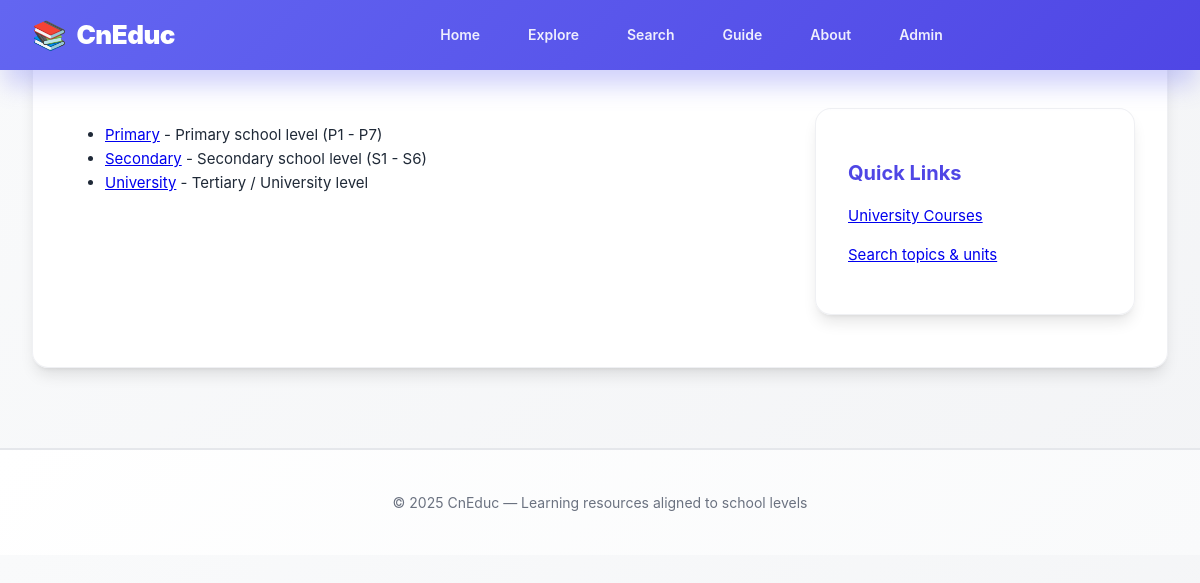
Screenshot of /levels.php with the database file from the repository.
### tables this page shows
CREATE TABLE IF NOT EXISTS `levels` (
  `id` INT AUTO_INCREMENT PRIMARY KEY,
  `name` VARCHAR(100) NOT NULL,
  `description` TEXT,
  `slug` VARCHAR(100) NOT NULL UNIQUE
);

### includes/functions.php (called while the page is built, shortened)
<?php
require_once __DIR__ . '/db.php';
function get_levels() {
    global $mysqli;
    $res = $mysqli->query('SELECT * FROM levels ORDER BY id');
    return $res ? $res->fetch_all(MYSQLI_ASSOC) : [];
}

### levels.php (the view)
<?php
require_once __DIR__ . '/includes/functions.php';
$levels = get_levels();
include __DIR__ . '/includes/header.php';
?>
<div class="card">
  <h1>Choose Your Level</h1>
  <div class="grid">
    <div class="main">
      <ul>
        <?php foreach ($levels as $level): ?>
          <li>
            <a href="classes.php?level_id=<?php echo $level['id']; ?>"><?php echo htmlspecialchars($level['name']); ?></a>
            - <?php echo htmlspecialchars($level['description']); ?>
          </li>
        <?php endforeach; ?>
      </ul>
    </div>
    <aside class="sidebar">
      <div class="card">
        <h3>Quick Links</h3>
        <p><a href="courses.php">University Courses</a></p>
        <p><a href="search.php">Search topics & units</a></p>
      </div>
    </aside>
  </div>
</div>
<?php include __DIR__ . '/includes/footer.php'; ?>

### assets/style.css (style rules this page uses)
* { box-sizing: border-box; -webkit-box-sizing: border-box; -moz-box-sizing: border-box; }
:root { --primary: #6366f1; --primary-dark: #4f46e5; --primary-light: #f0f4ff; --primary-lighter: #f5f3ff; --secondary: #ec4899; --accent: #f59e0b; --success: #10b981; --danger: #ef4444; --warning: #f59e0b; --info: #3b82f6; --gray-900: #111827; --gray-800: #1f2937; --gray-700: #374151; --gray-600: #4b5563; --gray-500: #6b7280; --gray-400: #9ca3af; --gray-300: #d1d5db; --gray-200: #e5e7eb; --gray-100: #f3f4f6; --gray-50: #f9fafb; --shadow-xs: 0 1px 2px 0 rgba(0, 0, 0, 0.05); --shadow-sm: 0 1px 3px 0 rgba(0, 0, 0, 0.1), 0 1px 2px -1px rgba(0, 0, 0, 0.1); --shadow-md: 0 4px 6px -1px rgba(0, 0, 0, 0.1), 0 2px 4px -2px rgba(0, 0, 0, 0.1); --shadow-lg: 0 10px 15px -3px rgba(0, 0, 0, 0.1), 0 4px 6px -4px rgba(0, 0, 0, 0.1); --shadow-xl: 0 20px 25px -5px rgba(0, 0, 0, 0.1), 0 8px 10px -6px rgba(0, 0, 0, 0.1); --shadow-2xl: 0 25px 50px -12px rgba(0, 0, 0, 0.25); --transition: all 0.3s cubic-bezier(0.4, 0, 0.2, 1); }
html { scroll-behavior: smooth; width: 100%; overflow-x: hidden; -ms-overflow-style: scrollbar; }
body { font-family: 'Inter', -apple-system, BlinkMacSystemFont, 'Segoe UI', 'Roboto', sans-serif; margin: 0; padding: 0; background: #f3f4f6; background: linear-gradient(135deg, #f9fafb 0%, #f3f4f6 100%); color: #1f2937; line-height: 1.6; font-size: 15px; -webkit-font-smoothing: antialiased; -moz-osx-font-smoothing: grayscale; overflow-x: hidden; }
.card { background: rgba(255, 255, 255, 0.95); border: 1px solid rgba(229, 231, 235, 0.6); padding: 32px; border-radius: 16px; box-shadow: var(--shadow-lg); -webkit-box-shadow: var(--shadow-lg); -moz-box-shadow: var(--shadow-lg); transition: var(--transition); -webkit-transition: var(--transition); -moz-transition: var(--transition); margin: 0 0 20px 0; width: 100%; -webkit-backdrop-filter: blur(10px); backdrop-filter: blur(10px); position: relative; overflow: hidden; }
.card::before { content: ''; position: absolute; top: 0; left: 0; right: 0; height: 1px; background: linear-gradient(90deg, transparent, rgba(255, 255, 255, 0.5), transparent); pointer-events: none; }
.card h1 { margin: 0 0 16px 0; color: #6366f1; font-size: 32px; font-weight: 900; letter-spacing: -1px; }
.card h3 { color: #4f46e5; font-size: 20px; font-weight: 700; margin: 16px 0 8px 0; }
.grid { display: flex; gap: 24px; margin-top: 24px; }
.sidebar { width: 320px; flex-shrink: 0; margin: 0; padding: 0; }
.main { flex: 1; min-width: 0; margin: 0; padding: 0; }

### includes/header.php (style rules this page uses)
* { box-sizing: border-box; -webkit-box-sizing: border-box; -moz-box-sizing: border-box; }
html { scroll-behavior: smooth; -ms-overflow-style: scrollbar; }
body { margin: 0; padding: 0; }

### rows the page displays
levels: name "Primary", description "Primary school level (P1 - P7)"
levels: name "Secondary", description "Secondary school level (S1 - S6)"
levels: name "University", description "Tertiary / University level"
